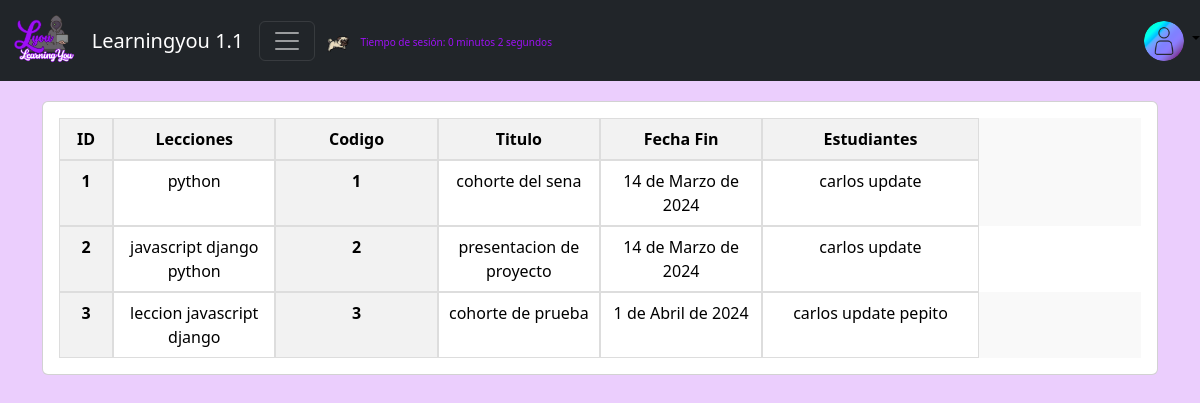
Page /cohorte/listar_cohorte/ (signed in) on the committed database.
### apps/cohorte/models.py (models this page shows, shortened)
class Cohorte(models.Model):
    id = models.AutoField(primary_key=True)
    codigo = models.CharField('Codigo Cohorte',max_length=200, blank=False, null=False)
    titulo = models.CharField('Titulo Cohorte',max_length=200, blank=False, null=False)
    fecha_inicio = models.DateField('fecha de inicio', auto_now=True, auto_now_add=False)
    fecha_fin  = models.DateField('Fecha de finalización', blank=False, null=False)
    estado = models.BooleanField("Estado", default = True)
    leccion_id = models.ManyToManyField(Leccion, related_name='cohortes_leccion')
    estudiante = models.ManyToManyField(Usuario, related_name='cohortes_estudiante')
    class Meta:
        verbose_name = 'Cohorte'
        verbose_name_plural = 'Cohortes'
        ordering = ['-id']

class Leccion(models.Model):
    id = models.AutoField(primary_key=True)
    titulo = models.CharField('Titulo de la Lección',max_length=200, blank=False, null=False)
    descripcion = models.CharField('Descripcion',max_length=300, blank=False, null=False)
    fecha_inicio = models.DateField('fecha de inicio', auto_now=True, auto_now_add=False)
    fecha_fin  = models.DateField('Fecha de finalización', blank=False, null=False)
    estado = models.BooleanField("Estado", default = True)
    profesor = models.ForeignKey(Usuario, on_delete=models.CASCADE, related_name='lecciones')
    class Meta:
        verbose_name = 'Leccion'
        verbose_name_plural = 'Lecciones'
        ordering = ['-id']

### apps/usuario/models.py (models this page shows, shortened)
class Usuario(AbstractBaseUser):
    username = models.CharField("Nombre de Usuario",unique=True, max_length=50)
    email = models.EmailField('Correo Electrónico', max_length=254, unique =True)
    nombres = models.CharField('Nombres', max_length=200, blank= True, null =True)
    apellidos= models.CharField('Apellidos ', max_length=200, blank= True, null =True)
    imagen = models.ImageField('Imagen de Perfil', upload_to ='perfil/', height_field=None, width_field=None, max_length=200)
    usuario_activo = models.BooleanField(default = True)
    usuario_administrador = models.BooleanField(default = False)
    objects = UsuarioManager()
    rol = models.ForeignKey(Rol, on_delete=models.SET_NULL, null=True )
    USERNAME_FIELD  = 'username'
    REQUIRED_FIELDS = ['email', 'nombres']
    @property
    def is_staff(self):
        return self.usuario_administrador

### apps/cohorte/views.py (the view, shortened to what this page needs)
# urls.py: path('listar_cohorte/', login_required(ListarCohortes.as_view()), name='listar_cohorte' ),
class ListarCohortes(View):
    model = Cohorte
    template_name = 'cohorte/cohorte/listar_cohorte.html'
    form_class = CohorteForm
    def get_queryset(self):
        return self.model.objects.filter(estado=True).order_by('id')
    def get_context_data(self, **kwargs):
        context = {}
        context["cohortes"] = self.get_queryset()
        context["form"] = self.form_class()
        return context
    def get(self, request, *args, **kwargs):
            return render(request, self.template_name, self.get_context_data())

### apps/usuario/models.py (called while the page is built)
    def __str__(self):
        return self.rol

### templates/cohorte/cohorte/listar_cohorte.html (shortened to what this page needs)
{% extends "index.html" %}
{% block body %}
<head>
</head>
<main class="container mt-2">
    {% if cohortes %}
    <div class="talbe-stats order-table ov-h">
        <table class="card card-body table">
            <thead>
                <tr id="spc">
                    <th>ID</th>
                    <th>Lecciones</th>
                    <th>Codigo</th>
                    <th>Titulo</th>
                    <th>Fecha Fin</th>
                    <th>Estudiantes</th>
                </tr>
            </thead>
            <tbody>
                {% for coh in cohortes %}
                <tr id="spc">
                    <th>{{ coh.id }}</th>
                    <td>
                        {% for leccion in coh.leccion_id.all %}
                            {{leccion.titulo}}
                        {% endfor %}
                    </td>
                    <th>{{ coh.codigo }}</th>
                    <td>{{coh.titulo}}</td>
                    <td>{{coh.fecha_fin}}</td>
                    <td>
                        {% for estu in coh.estudiante.all %}
                            {{estu.nombres}}
                        {% endfor %}
                    </td>
                </tr>
                {% endfor %}
                {% endif %}
            </tbody>
        </table>
    </div>
</main>
{% endblock body %}

### static/css/styles.css (style rules this page uses)
.background-image { background-size: cover; background-position: center; background-repeat: no-repeat; }
#spc { display: flex; }
.talbe-stats th:first-child { width: 5%; }
.talbe-stats th:not(:first-child), .talbe-stats td:not(:first-child) { width: 15%; }
.talbe-stats th:last-child, .talbe-stats td:last-child { width: 20%; }
.talbe-stats { margin-top: 20px; overflow-x: auto; }
.talbe-stats table { width: 100%; border-collapse: collapse; }
.talbe-stats th, .talbe-stats td { padding: 8px; text-align: center; border: 1px solid #dddddd; }
.talbe-stats th { background-color: #f2f2f2; font-weight: bold; }
.talbe-stats tr:nth-child(odd) { background-color: #f9f9f9; }
.talbe-stats td:last-child { white-space: nowrap; text-align: center; }
.talbe-stats th, .talbe-stats td { width: 20%; }

### rows in the picture
Cohorte: id "1", codigo "1", titulo "cohorte del sena", fecha_fin "14 de Marzo de 2024"
Leccion: titulo "python"
Usuario: nombres "carlos update"
Cohorte: id "2", codigo "2", titulo "presentacion de proyecto", fecha_fin "14 de Marzo de 2024"
Leccion: titulo "javascript"
Leccion: titulo "django"
Cohorte: id "3", codigo "3", titulo "cohorte de prueba", fecha_fin "1 de Abril de 2024"
Leccion: titulo "leccion"
Usuario: nombres "pepito"
